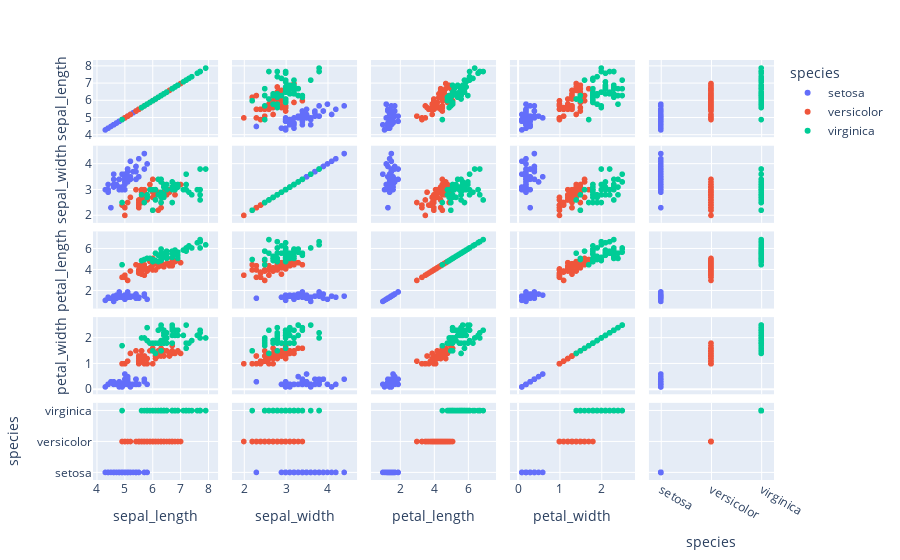

The code cell stored with this chart in its notebook:
### Code cell
px.scatter_matrix(iris , color = "species")

### Figure 1 — Plotly figure (JSON) as saved in the notebook; plotly's stock layout.template omitted (floating-point values rounded to 4 significant figures)
{"data": [{"dimensions": [{"axis": {"matches": true}, "label": "sepal_length", "values": [5.1, 4.9, 4.7, 4.6, 5, 5.4, 4.6, 5, 4.4, 4.9, 5.4, 4.8, 4.8, 4.3, 5.8, 5.7, 5.4, 5.1, 5.7, 5.1, 5.4, 5.1, 4.6, 5.1, 4.8, 5, 5, 5.2, 5.2, 4.7, 4.8, 5.4, 5.2, 5.5, 4.9, 5, 5.5, 4.9, 4.4, 5.1, 5, 4.5, 4.4, 5, 5.1, 4.8, 5.1, 4.6, 5.3, 5]}, {"axis": {"matches": true}, "label": "sepal_width", "values": [3.5, 3, 3.2, 3.1, 3.6, 3.9, 3.4, 3.4, 2.9, 3.1, 3.7, 3.4, 3, 3, 4, 4.4, 3.9, 3.5, 3.8, 3.8, 3.4, 3.7, 3.6, 3.3, 3.4, 3, 3.4, 3.5, 3.4, 3.2, 3.1, 3.4, 4.1, 4.2, 3.1, 3.2, 3.5, 3.6, 3, 3.4, 3.5, 2.3, 3.2, 3.5, 3.8, 3, 3.8, 3.2, 3.7, 3.3]}, {"axis": {"matches": true}, "label": "petal_length", "values": [1.4, 1.4, 1.3, 1.5, 1.4, 1.7, 1.4, 1.5, 1.4, 1.5, 1.5, 1.6, 1.4, 1.1, 1.2, 1.5, 1.3, 1.4, 1.7, 1.5, 1.7, 1.5, 1, 1.7, 1.9, 1.6, 1.6, 1.5, 1.4, 1.6, 1.6, 1.5, 1.5, 1.4, 1.5, 1.2, 1.3, 1.4, 1.3, 1.5, 1.3, 1.3, 1.3, 1.6, 1.9, 1.4, 1.6, 1.4, 1.5, 1.4]}, {"axis": {"matches": true}, "label": "petal_width", "values": [0.2, 0.2, 0.2, 0.2, 0.2, 0.4, 0.3, 0.2, 0.2, 0.1, 0.2, 0.2, 0.1, 0.1, 0.2, 0.4, 0.4, 0.3, 0.3, 0.3, 0.2, 0.4, 0.2, 0.5, 0.2, 0.2, 0.4, 0.2, 0.2, 0.2, 0.2, 0.4, 0.1, 0.2, 0.2, 0.2, 0.2, 0.1, 0.2, 0.2, 0.3, 0.3, 0.2, 0.6, 0.4, 0.3, 0.2, 0.2, 0.2, 0.2]}, {"axis": {"matches": true}, "label": "species", "values": ["setosa", "setosa", "setosa", "setosa", "setosa", "setosa", "setosa", "setosa", "setosa", "setosa", "setosa", "setosa", "setosa", "setosa", "setosa", "setosa", "setosa", "setosa", "setosa", "setosa", "setosa", "setosa", "setosa", "setosa", "setosa", "setosa", "setosa", "setosa", "setosa", "setosa", "setosa", "setosa", "setosa", "setosa", "setosa", "setosa", "setosa", "setosa", "setosa", "setosa", "setosa", "setosa", "setosa", "setosa", "setosa", "setosa", "setosa", "setosa", "setosa", "setosa"]}], "hovertemplate": "species=setosa<br>%{xaxis.title.text}=%{x}<br>%{yaxis.title.text}=%{y}<extra></extra>", "legendgroup": "setosa", "marker": {"color": "#636efa", "symbol": "circle"}, "name": "setosa", "showlegend": true, "type": "splom"}, {"dimensions": [{"axis": {"matches": true}, "label": "sepal_length", "values": [7, 6.4, 6.9, 5.5, 6.5, 5.7, 6.3, 4.9, 6.6, 5.2, 5, 5.9, 6, 6.1, 5.6, 6.7, 5.6, 5.8, 6.2, 5.6, 5.9, 6.1, 6.3, 6.1, 6.4, 6.6, 6.8, 6.7, 6, 5.7, 5.5, 5.5, 5.8, 6, 5.4, 6, 6.7, 6.3, 5.6, 5.5, 5.5, 6.1, 5.8, 5, 5.6, 5.7, 5.7, 6.2, 5.1, 5.7]}, {"axis": {"matches": true}, "label": "sepal_width", "values": [3.2, 3.2, 3.1, 2.3, 2.8, 2.8, 3.3, 2.4, 2.9, 2.7, 2, 3, 2.2, 2.9, 2.9, 3.1, 3, 2.7, 2.2, 2.5, 3.2, 2.8, 2.5, 2.8, 2.9, 3, 2.8, 3, 2.9, 2.6, 2.4, 2.4, 2.7, 2.7, 3, 3.4, 3.1, 2.3, 3, 2.5, 2.6, 3, 2.6, 2.3, 2.7, 3, 2.9, 2.9, 2.5, 2.8]}, {"axis": {"matches": true}, "label": "petal_length", "values": [4.7, 4.5, 4.9, 4, 4.6, 4.5, 4.7, 3.3, 4.6, 3.9, 3.5, 4.2, 4, 4.7, 3.6, 4.4, 4.5, 4.1, 4.5, 3.9, 4.8, 4, 4.9, 4.7, 4.3, 4.4, 4.8, 5, 4.5, 3.5, 3.8, 3.7, 3.9, 5.1, 4.5, 4.5, 4.7, 4.4, 4.1, 4, 4.4, 4.6, 4, 3.3, 4.2, 4.2, 4.2, 4.3, 3, 4.1]}, {"axis": {"matches": true}, "label": "petal_width", "values": [1.4, 1.5, 1.5, 1.3, 1.5, 1.3, 1.6, 1, 1.3, 1.4, 1, 1.5, 1, 1.4, 1.3, 1.4, 1.5, 1, 1.5, 1.1, 1.8, 1.3, 1.5, 1.2, 1.3, 1.4, 1.4, 1.7, 1.5, 1, 1.1, 1, 1.2, 1.6, 1.5, 1.6, 1.5, 1.3, 1.3, 1.3, 1.2, 1.4, 1.2, 1, 1.3, 1.2, 1.3, 1.3, 1.1, 1.3]}, {"axis": {"matches": true}, "label": "species", "values": ["versicolor", "versicolor", "versicolor", "versicolor", "versicolor", "versicolor", "versicolor", "versicolor", "versicolor", "versicolor", "versicolor", "versicolor", "versicolor", "versicolor", "versicolor", "versicolor", "versicolor", "versicolor", "versicolor", "versicolor", "versicolor", "versicolor", "versicolor", "versicolor", "versicolor", "versicolor", "versicolor", "versicolor", "versicolor", "versicolor", "versicolor", "versicolor", "versicolor", "versicolor", "versicolor", "versicolor", "versicolor", "versicolor", "versicolor", "versicolor", "versicolor", "versicolor", "versicolor", "versicolor", "versicolor", "versicolor", "versicolor", "versicolor", "versicolor", "versicolor"]}], "hovertemplate": "species=versicolor<br>%{xaxis.title.text}=%{x}<br>%{yaxis.title.text}=%{y}<extra></extra>", "legendgroup": "versicolor", "marker": {"color": "#EF553B", "symbol": "circle"}, "name": "versicolor", "showlegend": true, "type": "splom"}, {"dimensions": [{"axis": {"matches": true}, "label": "sepal_length", "values": [6.3, 5.8, 7.1, 6.3, 6.5, 7.6, 4.9, 7.3, 6.7, 7.2, 6.5, 6.4, 6.8, 5.7, 5.8, 6.4, 6.5, 7.7, 7.7, 6, 6.9, 5.6, 7.7, 6.3, 6.7, 7.2, 6.2, 6.1, 6.4, 7.2, 7.4, 7.9, 6.4, 6.3, 6.1, 7.7, 6.3, 6.4, 6, 6.9, 6.7, 6.9, 5.8, 6.8, 6.7, 6.7, 6.3, 6.5, 6.2, 5.9]}, {"axis": {"matches": true}, "label": "sepal_width", "values": [3.3, 2.7, 3, 2.9, 3, 3, 2.5, 2.9, 2.5, 3.6, 3.2, 2.7, 3, 2.5, 2.8, 3.2, 3, 3.8, 2.6, 2.2, 3.2, 2.8, 2.8, 2.7, 3.3, 3.2, 2.8, 3, 2.8, 3, 2.8, 3.8, 2.8, 2.8, 2.6, 3, 3.4, 3.1, 3, 3.1, 3.1, 3.1, 2.7, 3.2, 3.3, 3, 2.5, 3, 3.4, 3]}, {"axis": {"matches": true}, "label": "petal_length", "values": [6, 5.1, 5.9, 5.6, 5.8, 6.6, 4.5, 6.3, 5.8, 6.1, 5.1, 5.3, 5.5, 5, 5.1, 5.3, 5.5, 6.7, 6.9, 5, 5.7, 4.9, 6.7, 4.9, 5.7, 6, 4.8, 4.9, 5.6, 5.8, 6.1, 6.4, 5.6, 5.1, 5.6, 6.1, 5.6, 5.5, 4.8, 5.4, 5.6, 5.1, 5.1, 5.9, 5.7, 5.2, 5, 5.2, 5.4, 5.1]}, {"axis": {"matches": true}, "label": "petal_width", "values": [2.5, 1.9, 2.1, 1.8, 2.2, 2.1, 1.7, 1.8, 1.8, 2.5, 2, 1.9, 2.1, 2, 2.4, 2.3, 1.8, 2.2, 2.3, 1.5, 2.3, 2, 2, 1.8, 2.1, 1.8, 1.8, 1.8, 2.1, 1.6, 1.9, 2, 2.2, 1.5, 1.4, 2.3, 2.4, 1.8, 1.8, 2.1, 2.4, 2.3, 1.9, 2.3, 2.5, 2.3, 1.9, 2, 2.3, 1.8]}, {"axis": {"matches": true}, "label": "species", "values": ["virginica", "virginica", "virginica", "virginica", "virginica", "virginica", "virginica", "virginica", "virginica", "virginica", "virginica", "virginica", "virginica", "virginica", "virginica", "virginica", "virginica", "virginica", "virginica", "virginica", "virginica", "virginica", "virginica", "virginica", "virginica", "virginica", "virginica", "virginica", "virginica", "virginica", "virginica", "virginica", "virginica", "virginica", "virginica", "virginica", "virginica", "virginica", "virginica", "virginica", "virginica", "virginica", "virginica", "virginica", "virginica", "virginica", "virginica", "virginica", "virginica", "virginica"]}], "hovertemplate": "species=virginica<br>%{xaxis.title.text}=%{x}<br>%{yaxis.title.text}=%{y}<extra></extra>", "legendgroup": "virginica", "marker": {"color": "#00cc96", "symbol": "circle"}, "name": "virginica", "showlegend": true, "type": "splom"}], "layout": {"dragmode": "select", "legend": {"title": {"text": "species"}, "tracegroupgap": 0}, "margin": {"t": 60}}}
